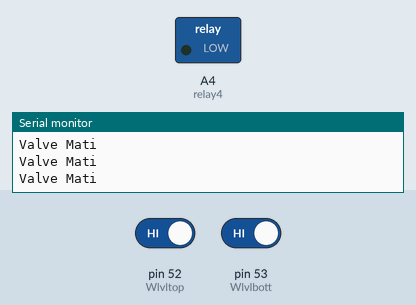
Recording of a sketch running on a simulated Arduino Mega 2560, built with avr-gcc and run on an emulated ATmega2560. Shown: switched loads named in the sketch (green lamp = pin HIGH), the last lines printed to the serial monitor. The test bench sets the inputs (shaded band); at power-on: pin 52 (Wlvltop) HIGH, pin 53 (Wlvlbott) HIGH.

Above: at 2.8 s.
2.9 s: pin 52 (Wlvltop) driven LOW and pin 53 (Wlvlbott) driven LOW
At 4.2 s:
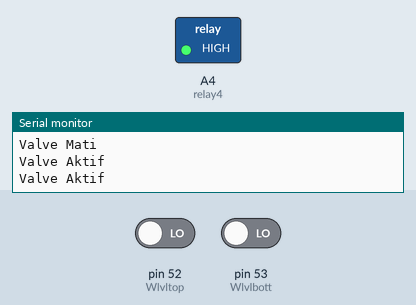
4.5 s: pin 52 (Wlvltop) driven HIGH
At 5.8 s:
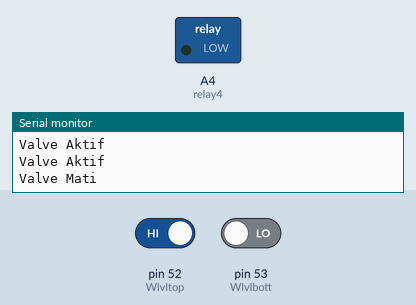
6.5 s: pin 52 (Wlvltop) driven LOW
At 7.3 s:
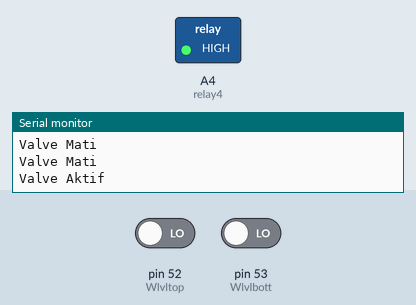
Timing chart, 0 to 9.5 s (numbered marks = the images above; inputs shaded):
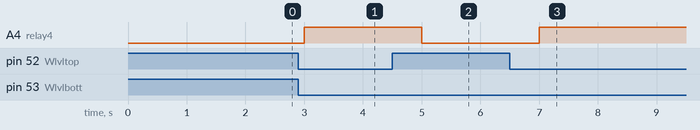

Measured:
- after the input at 2.9 s, A4 (relay4): LOW → HIGH after 0.10 s
- after the input at 4.5 s, A4 (relay4): HIGH → LOW after 0.50 s
- after the input at 6.5 s, A4 (relay4): LOW → HIGH after 0.50 s

The sketch:

Water_Tank.ino
```cpp
const int Wlvltop = 52;
const int Wlvlbott = 53;
const int relay4 = A4;

float statetop, statebott;

void setup()
{
  Serial.begin(9600);
  pinMode(Wlvltop, INPUT_PULLUP); //Arduino Internal Resistor 10K
  pinMode(Wlvlbott, INPUT_PULLUP);
  pinMode(relay4, OUTPUT);

}
void loop()
{
  statetop = digitalRead(Wlvltop);
  statebott = digitalRead(Wlvlbott);
  if (statetop == LOW && statebott == LOW)
  {
    Serial.println( "Valve Aktif");
    digitalWrite(relay4, HIGH);
  }
  else if(statetop == HIGH )
  {
    Serial.println( "Valve Mati" );
    digitalWrite(relay4, LOW);
  }
  else
  {
    Serial.println( "Valve Mati" );
    digitalWrite(relay4, LOW);
  }
delay(1000);
}
```
